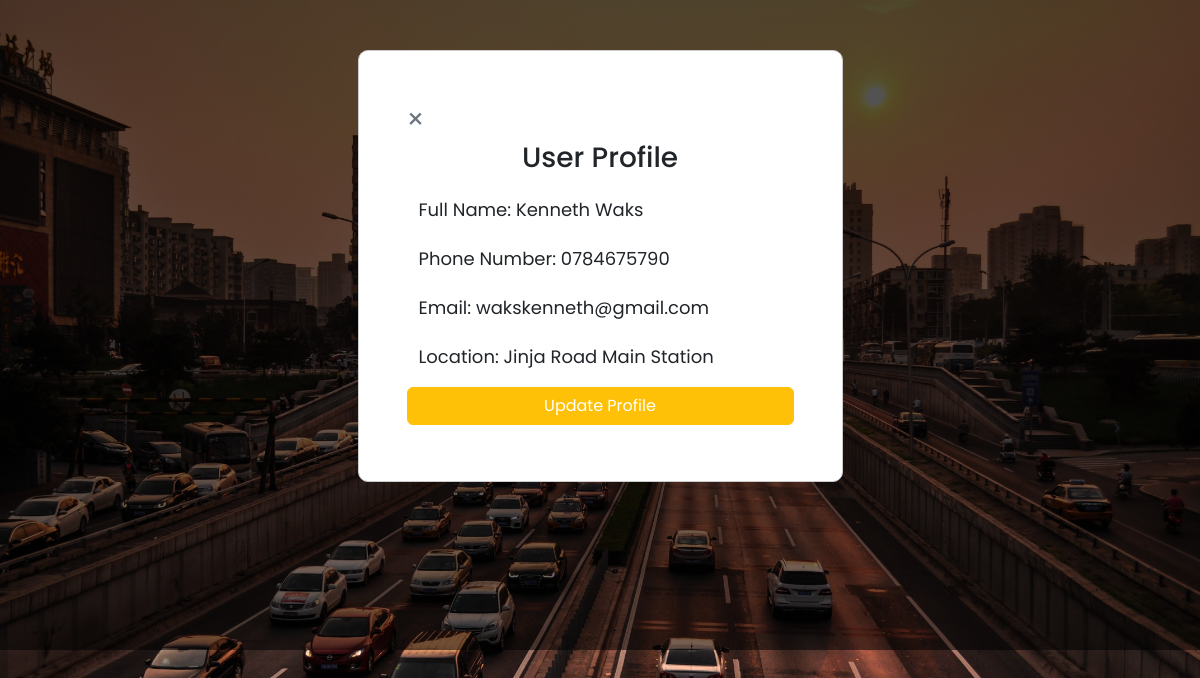
Page /dashboard/profile.php (signed in) on the committed database.
### tables this page shows
CREATE TABLE `users` (
  `userid` int(11) NOT NULL,
  `fullname` varchar(200) NOT NULL,
  `phone` varchar(200) NOT NULL,
  `email` varchar(200) NOT NULL,
  `location` varchar(200) NOT NULL,
  `password` varchar(200) NOT NULL,
  `token` varchar(200) NOT NULL,
  `role` varchar(100) NOT NULL,
  `date_registered` varchar(100) NOT NULL
);

### dashboard/profile.php (the view, shortened to what this page needs)
<?php
include '../root/config.php';
$email   = $_SESSION['email'];
$stmt = $dbh->prepare("SELECT * FROM users WHERE email= :email");
$stmt->bindParam(':email', $email);
$stmt->execute();
$user = $stmt->fetch(PDO::FETCH_ASSOC);
?>
<!DOCTYPE html>
<html lang="en">
<head>
    <link href="https://cdn.jsdelivr.net/npm/bootstrap@5.2.3/dist/css/bootstrap.min.css" rel="stylesheet"
>
    <link rel="stylesheet" href="../src/style.css">
</head>
<body>
    <div class="overlay">
        <div class="container">
            <div class="row m-6 no-gutters">
                <div class="col-md-5 bg-white p-5" style="border-radius: 10px; border: 1px solid #ccc; display:block; margin:0 auto;">
                    <a href="javascript:history.back('dashboard')" class="text-secondary fs-3" style="text-decoration:none;"><span aria-hidden="true" >&times;</span></a>
                    <h3>User Profile</h3>
                    <div class="modal-content">
                        <form action="" method="post" enctype="multipart/form-data" class="form-style">
                            <div class="modal-body">
                                <div class="row">
                                    <div class="col-lg-12">
                                        <div class="form-group">
                                            <input class="form-control" readonly name="fullname" value="Full Name: <?php echo $user['fullname']; ?>" type="text" required />
                                        </div>
                                    </div>
                                    <div class="col-lg-12">
                                        <div class="form-group">
                                            <input class="form-control" readonly name="phone" maxlength="10" value="Phone Number: <?php echo $user['phone']; ?>" type="text" required />
                                        </div>
                                    </div>
                                    <div class="col-lg-12">
                                        <div class="form-group">
                                            <input class="form-control" readonly name="email" value="Email: <?php echo $user['email']; ?>" type="email" required />
                                        </div>
                                    </div>
                                    <div class="col-lg-12">
                                        <div class="form-group">
                                            <input class="form-control" readonly name="location" value="Location: <?php echo $user['location']; ?>" type="text" />
                                        </div>
                                    </div>
                                </div>
                                <div class="pb-2">
                                    <a class="btn btn-warning w-100 font-weight-bold mt-2" href="update_profile.php" style="text-decoration:none; color:white;margin-right:45px">Update Profile</a>
                                </div>
                            </div>
                        </form>
                    </div>
                </div>
            </div>
        </div>
    </div>
</body>
</html>

### src/style.css (style rules this page uses)
* { margin: 0; padding: 0; box-sizing: border-box; }
.overlay { width: 100%; height: 650px; background: linear-gradient(0deg, rgba(0, 0, 0, 0.54), rgba(0, 0, 0, 0.69)), url(/images/pexels-pixabay-210182.jpg); background-repeat: no-repeat; background-size: cover; }
.container { padding: 50px 0 0; border-radius: 10px; }
.form-style input { border: 0; height: 45px; border-radius: 0; border-bottom: 1px solid gray; }
:root { --primary-font-family: "Poppins", sans-serif; --light-white: #f5f8fa; --gray: #5e6278; --gray-1: #e3e3e3; }
body { font-family: var(--primary-font-family); font-size: 14px; }

### dashboard/profile.php (style rules this page uses)
body { background-image: url('../images/pexels-pixabay-210182.jpg'); background-size: cover; background-repeat: no-repeat; }
h3 { text-align:center; }
.form-group input { cursor: default; margin-top:4px; font-size: 18px; display: inline; border:none; }

### rows in the picture
users: fullname "Full Name: Kenneth Waks", phone "Phone Number: 0784675790", email "Email: wakskenneth@gmail.com", location "Location: Jinja Road Main Station"
